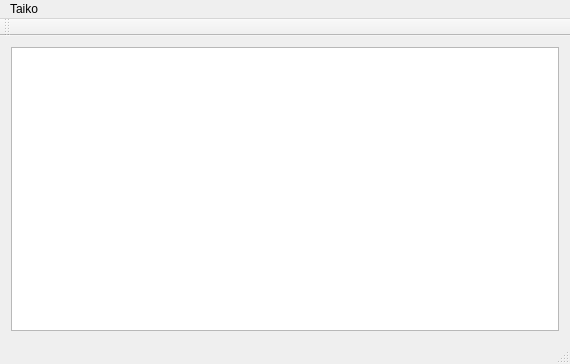
<?xml version="1.0" encoding="UTF-8"?>
<ui version="4.0">
 <class>MainWindow</class>
 <widget class="QMainWindow" name="MainWindow">
  <property name="geometry">
   <rect>
    <x>0</x>
    <y>0</y>
    <width>570</width>
    <height>364</height>
   </rect>
  </property>
  <property name="windowTitle">
   <string>MainWindow</string>
  </property>
  <property name="layoutDirection">
   <enum>Qt::LeftToRight</enum>
  </property>
  <property name="autoFillBackground">
   <bool>false</bool>
  </property>
  <widget class="QWidget" name="widget">
   <property name="enabled">
    <bool>true</bool>
   </property>
   <property name="autoFillBackground">
    <bool>true</bool>
   </property>
   <layout class="QHBoxLayout" name="horizontalLayout">
    <item>
     <widget class="QGraphicsView" name="graphicsView">
      <property name="autoFillBackground">
       <bool>true</bool>
      </property>
     </widget>
    </item>
   </layout>
  </widget>
  <widget class="QMenuBar" name="menuBar">
   <property name="geometry">
    <rect>
     <x>0</x>
     <y>0</y>
     <width>570</width>
     <height>18</height>
    </rect>
   </property>
   <widget class="QMenu" name="menuStart">
    <property name="title">
     <string>Taiko</string>
    </property>
   </widget>
   <addaction name="menuStart"/>
  </widget>
  <widget class="QToolBar" name="mainToolBar">
   <attribute name="toolBarArea">
    <enum>TopToolBarArea</enum>
   </attribute>
   <attribute name="toolBarBreak">
    <bool>false</bool>
   </attribute>
  </widget>
  <widget class="QStatusBar" name="statusBar"/>
 </widget>
 <layoutdefault spacing="6" margin="11"/>
 <resources/>
 <connections/>
</ui>
